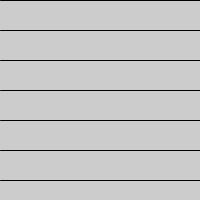
Frame 1 (no input)
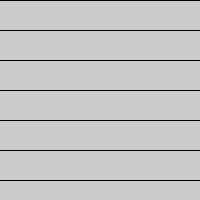
Frame 2 (the mouse pressed at the canvas centre, redrawn once)

The Processing sketch that drew these frames (run headless with seeded random() and noise(); the mouse was pressed at the canvas centre and the sketch redrawn once):

// Processing sketch: Lines_dude
// ── Lines_dude.pde
int i=0;

void setup() {
  size(200,200);
}

void draw() {
  for(int i=0;i<=height;i+=10) {
    line(0,i,width,i);
    i+=20;
  }
  noLoop();
}
